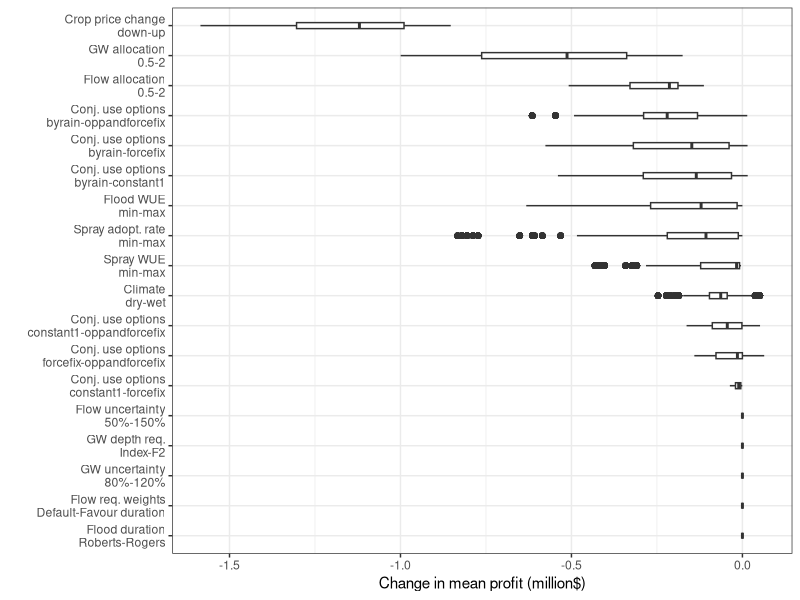
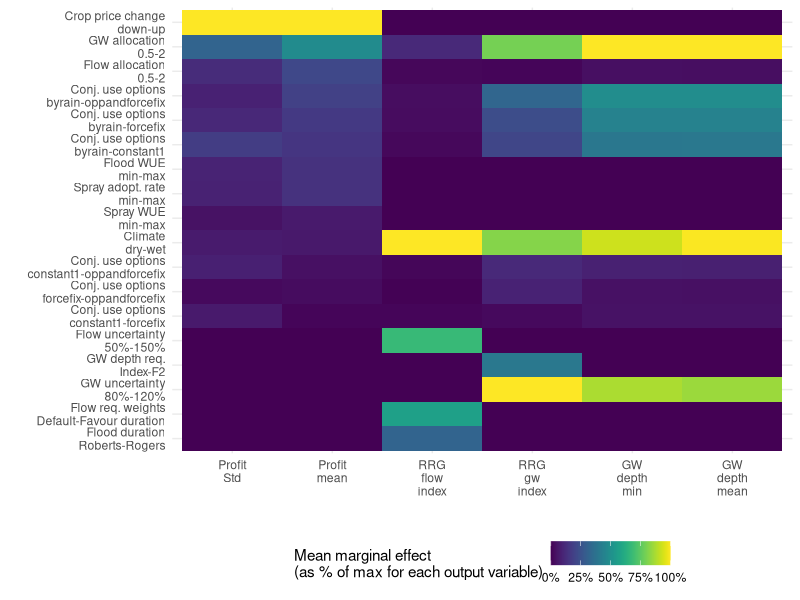
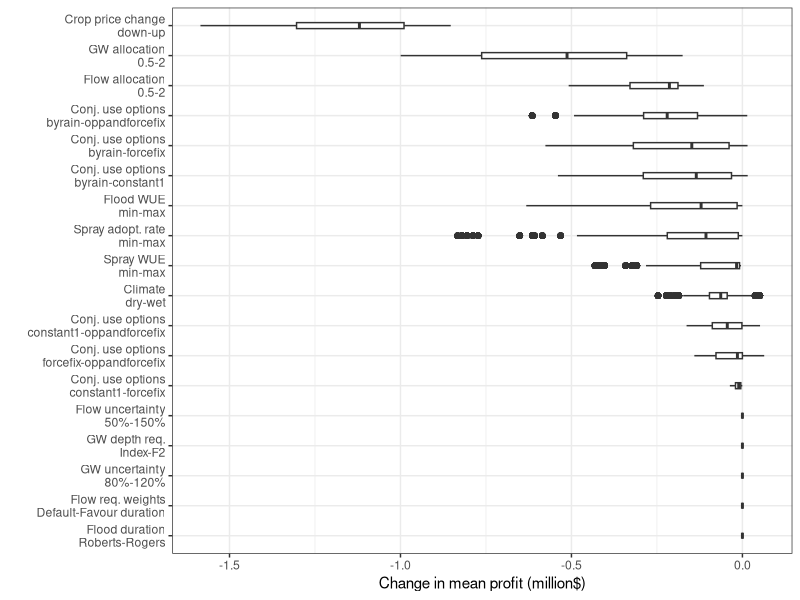
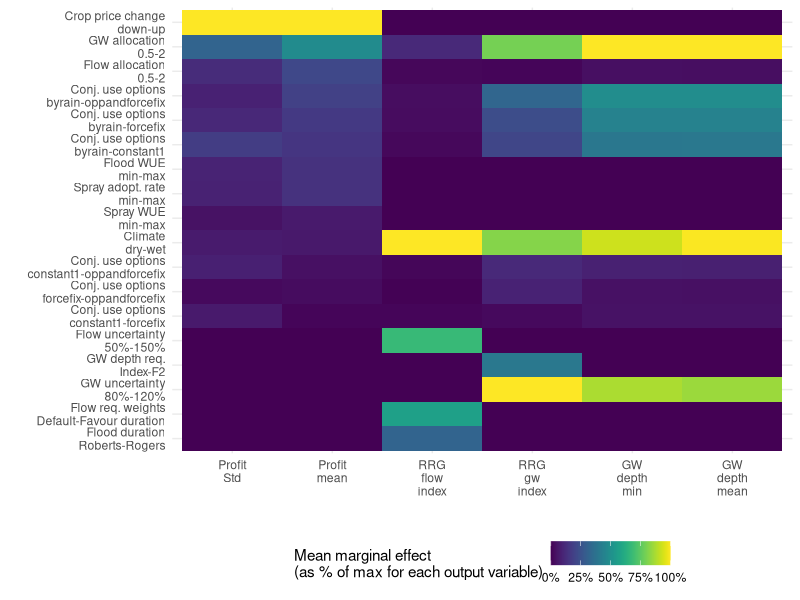

Write R code to recreate these figures, in order.
library(magrittr)
library(dplyr)
library(tidyr)
library(ggplot2)
library(viridis)

runs = read.csv("runs16384_extremecases.csv")

scen.vars = c(
  "eco_weights_choice",
  "WUE_flood_choice",
  "WUE_spray_choice",
  "adoption_choice",
  "climate_choice",
  "eco_min_separation_choice",
  "eco_min_duration_choice",
  "eco_ctf_choice",
  "AWD_surface_choice",
  "AWD_gw_choice",
  "crop_price_choice",
  "timing_col",
  "duration_col",
  "dry_col",
  "gwlevel_col",
  "sw_uncertainty_choice",
  "gw_uncertainty_choice",
  "crop_trend",
  "cj_options"
)
out.vars = c(
  "profit_mean",
  "profit_std",
  "surface_index",
  "gw_index",
  "gwlevel_mean",
  "gwlevel_min"
)
scen.vars.labelled<-c(
  "Flow req. weights","Flood WUE","Spray WUE","Spray adopt. rate",
  "Climate","Flood min. sep.","Flood min. duration","Flood CTF",
  "Flow allocation","GW allocation","Crop price",
  "Flood timing","Flood duration","Dry period","GW depth req.",
  "Flow uncertainty","GW uncertainty",
  "Crop price change","Conj. use options"
)
names(scen.vars.labelled)<-scen.vars

################################
# Marginal effect of each variable on profit.mean ----
diff = function(data, focus.var, out.var, scen.vars) {
  vals = data[[focus.var]] %>% unique() %>% as.character
  stopifnot(length(vals) == 2)
  
  data %>%
    select(!!out.var, !!scen.vars) %>%
    spread(!!focus.var, !!out.var) %>%
    rename(a = !!(vals[1]), b = !!(vals[[2]])) %>%
    mutate(
      diff = a - b,
      a = !!(vals[1]),
      b = !!(vals[2]),
      focus.var = !!focus.var
    )
}

#Test, using marginal effect of climate_choice on profit_mean
stopifnot(identical(
  diff(runs, "climate_choice", "profit_mean", scen.vars),
  runs %>% select(profit_mean, !!scen.vars) %>%
    spread(key = climate_choice, value = profit_mean) %>% mutate(diff = dry- wet) %>% 
    mutate(dry=NULL,wet=NULL,a="dry",b="wet",focus.var="climate_choice") %>% 
    select(setdiff(scen.vars,"climate_choice"),a,b,diff,focus.var)
))


#Only select the variables with two levels
scen.vars.varying = scen.vars[sapply(scen.vars, function(n)
  length(unique(runs[[n]]))) == 2]

marginal.all = lapply(scen.vars.varying, function(focus.var)
  diff(runs, focus.var, "profit_mean", scen.vars)) %>% bind_rows

# Deal with cj_options - compare pairs of options
marginal.all <- runs$cj_options %>% unique %>% as.character() %>%
  combn(2) %>%
  apply(2, function(vals)
    diff(
      filter(runs, cj_options %in% vals) ,
      "cj_options",
      "profit_mean",
      scen.vars
    )) %>% bind_rows %>%
  bind_rows(marginal.all)


# Emphasise what the difference is between
marginal.all$focus.var2 <-
  with(marginal.all, sprintf("%s\n%s-%s", focus.var, a, b))


marginal.mean.diff = marginal.all %>% group_by(focus.var2) %>% 
  summarise(mean_diff = abs(mean(diff))) %>% arrange(mean_diff)

marginal.all$focus.var2 %<>% 
  ordered(.,
          levels = marginal.mean.diff$focus.var2,
          labels=stringr::str_replace_all(marginal.mean.diff$focus.var2,scen.vars.labelled)
  )


ggplot(data = marginal.all, aes(x = focus.var2, y = diff/1e6)) +
  geom_boxplot(width = 0.2) + coord_flip() +
  theme_bw() +
  labs(x="",y="Change in mean profit (million$)")

ggsave("marginal_effect_profitmean.eps",width=19,units="cm")

################################
# Marginal effect of each scen.var on each out.var
mean_diff = function(data, out.var, scen.vars) {
  scen.vars.varying = scen.vars[sapply(scen.vars, function(n)
    length(unique(data[[n]]))) == 2]
  marginal.all = lapply(scen.vars.varying, function(focus.var)
    diff(data, focus.var, out.var, scen.vars)) %>% bind_rows
  
  # Deal with cj_options - compare pairs of options
  marginal.all <- data$cj_options %>% unique %>% as.character() %>%
    combn(2) %>%
    apply(2, function(vals)
      diff(
        filter(data, cj_options %in% vals) ,
        "cj_options",
        out.var,
        scen.vars
      )) %>% bind_rows %>%
    bind_rows(marginal.all)
  
  marginal.all$focus.var2 <-
    with(marginal.all, sprintf("%s\n%s-%s", focus.var, a, b))
  marginal.mean.diff = marginal.all %>%
    group_by(focus.var2) %>%
    summarise(mean_diff = mean(diff)) %>%
    arrange(mean_diff) %>%
    mutate(out.var = out.var)
  marginal.mean.diff
}

# Test against data from above, for out.var="profit_mean"
stopifnot(identical(
  mean_diff(runs, "profit_mean", scen.vars),
  marginal.all %>% 
    mutate(focus.var2=sprintf("%s\n%s-%s", focus.var, a, b)) %>% 
    group_by(focus.var2) %>% 
    summarise(mean_diff = mean(diff)) %>% arrange(mean_diff) %>% 
    mutate(out.var="profit_mean",focus.var2=as.character(focus.var2))
))

mean.diff.all <-
  lapply(out.vars, function(out.var)
    mean_diff(runs, out.var, scen.vars)) %>% bind_rows

mean.diff.all.normalised <- mean.diff.all %>% group_by(out.var) %>%
  mutate(
    abs_mean_diff = abs(mean_diff),
    norm_mean_diff = abs_mean_diff / max(abs_mean_diff)
  )
mean.diff.all.normalised$focus.var2 %<>% 
  ordered(., 
          levels = marginal.mean.diff$focus.var2,
          labels=stringr::str_replace_all(marginal.mean.diff$focus.var2,scen.vars.labelled))


mean.diff.all.normalised$out.var %<>% ordered(
  levels = c(
    "profit_std",
    "profit_mean",
    "surface_index",
    "gw_index",
    "gwlevel_min",
    "gwlevel_mean"
  ),
  labels=c(
    "Profit\nStd",
    "Profit\nmean",
    "RRG\nflow\nindex",
    "RRG\ngw\nindex",
    "GW\ndepth\nmin",
    "GW\ndepth\nmean"
  )
)

# As colour
ggplot(data = mean.diff.all.normalised, aes(y = focus.var2, x = out.var)) +
  geom_tile(aes(fill = norm_mean_diff)) +
  scale_fill_viridis(
    labels=scales::percent_format(),
    guide=guide_colorbar(title="Mean marginal effect\n(as % of max for each output variable)"))+
  labs(x="",y="")+
  theme_minimal()+
  theme(legend.position = "bottom")

ggsave("marginal_effects.eps",width=19,units="cm")

